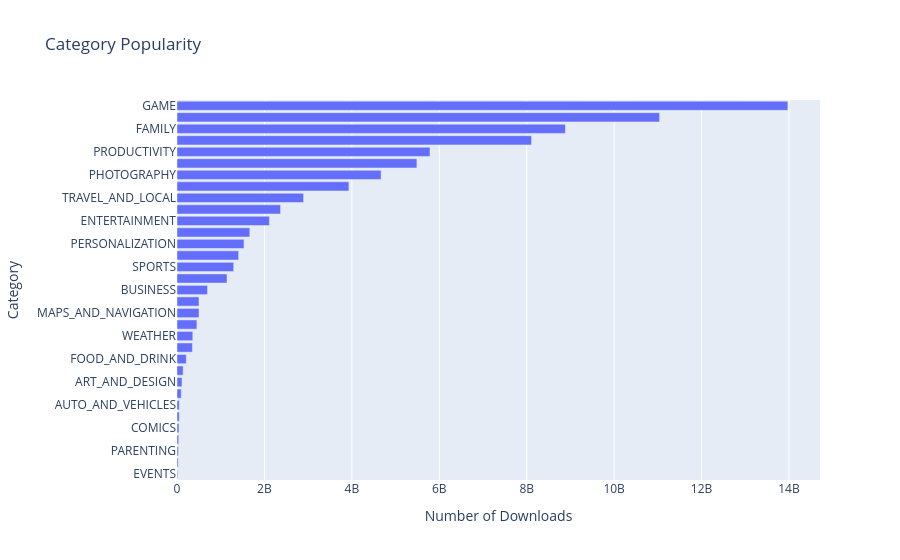

Notebook code for this chart:
### Code cell
h_bar = px.bar(x = category_installs.Installs, y = category_installs.index, orientation='h', title='Category Popularity')

h_bar.update_layout(xaxis_title='Number of Downloads', yaxis_title='Category')
h_bar.show()

### Figure 1 — Plotly figure (JSON) as saved in the notebook; plotly's stock layout.template omitted (floating-point values rounded to 4 significant figures)
{"data": [{"hovertemplate": "x=%{x}<br>y=%{y}<extra></extra>", "legendgroup": "", "marker": {"color": "#636efa", "pattern": {"shape": ""}}, "name": "", "orientation": "h", "showlegend": false, "textposition": "auto", "type": "bar", "x": [15949410, 26916200, 31116110, 39262676, 44931100, 52083000, 53129800, 97082000, 114233100, 140912410, 211777750, 352852000, 361096500, 455249400, 503267560, 503611120, 697018120, 1144006220, 1296431465, 1410331540, 1532352930, 1665791655, 2113660000, 2369110650, 2894859300, 3931897200, 4669143130, 5487841475, 5788070180, 8110724500, 8885055490, 11039241530, 13973762717], "xaxis": "x", "y": ["EVENTS", "BEAUTY", "PARENTING", "MEDICAL", "COMICS", "LIBRARIES_AND_DEMO", "AUTO_AND_VEHICLES", "HOUSE_AND_HOME", "ART_AND_DESIGN", "DATING", "FOOD_AND_DRINK", "EDUCATION", "WEATHER", "FINANCE", "MAPS_AND_NAVIGATION", "LIFESTYLE", "BUSINESS", "HEALTH_AND_FITNESS", "SPORTS", "SHOPPING", "PERSONALIZATION", "BOOKS_AND_REFERENCE", "ENTERTAINMENT", "NEWS_AND_MAGAZINES", "TRAVEL_AND_LOCAL", "VIDEO_PLAYERS", "PHOTOGRAPHY", "SOCIAL", "PRODUCTIVITY", "TOOLS", "FAMILY", "COMMUNICATION", "GAME"], "yaxis": "y"}], "layout": {"barmode": "relative", "legend": {"tracegroupgap": 0}, "title": {"text": "Category Popularity"}, "xaxis": {"anchor": "y", "domain": [0, 1], "title": {"text": "Number of Downloads"}}, "yaxis": {"anchor": "x", "domain": [0, 1], "title": {"text": "Category"}}}}
